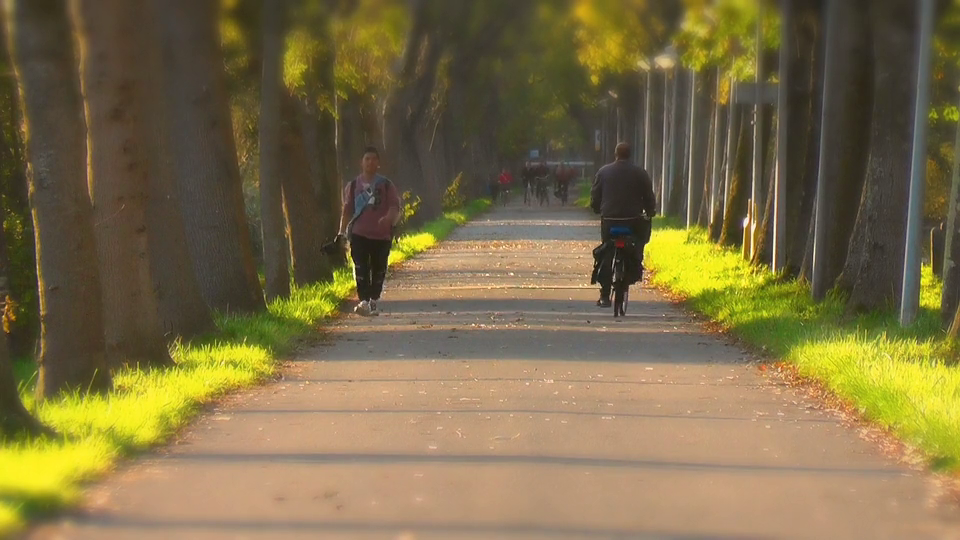
#> input picture frame 23 of tree_lined_lane_-_28499 (540p).mp4, 960 x 540 px
$ python video.py
#> lines starting #> are read from the running program, lines starting #| are printed output that depends on the picture; after the words box and inside, x2 and y2 are one past the last pixel; in counts of white or black regions, pixels touching at a corner belong together
#> further down, frame is the input picture: shape (540, 960, 3); mean B, G, R 70.5, 109.2, 124
### Model.py
#Import necessary libraries:
import cv2
import numpy as np
from imutils.object_detection import non_max_suppression


## Histogram of Oriented Gradients Detector
HOGCV = cv2.HOGDescriptor()
HOGCV.setSVMDetector(cv2.HOGDescriptor_getDefaultPeopleDetector())

def Detector(frame):
    ## USing Sliding window concept
    rects, weights = HOGCV.detectMultiScale(frame, winStride=(4, 4), padding=(8, 8), scale=1.03)
#> rects = [[317, 131, 110, 219], [562, 115, 120, 240]]; weights = [2.26, 2.32]
    rects = np.array([[x, y, x + w, y + h] for (x, y, w, h) in rects])
#> rects = [[317, 131, 427, 350], [562, 115, 682, 355]]
    pick = non_max_suppression(rects, probs=None, overlapThresh=0.65)
#> pick = [[562, 115, 682, 355], [317, 131, 427, 350]]
    background = np.zeros_like(frame)

    # Draw rectangles around detected people on the background
    c = 1
    for x, y, w, h in pick:
        cv2.rectangle(frame, (x, y), (w, h), (139, 34, 104), 2)
        cv2.rectangle(frame, (x, y - 20), (w,y), (139, 34, 104), -1)
        cv2.putText(frame, f'Detect{c}', (x, y), cv2.FONT_HERSHEY_SIMPLEX, 0.6, (255, 255, 255), 2)
        c += 1
#> this loop made 2 passes
#> (x, y, w, h, c) on passes 1 to 2: (562, 115, 682, 355, 2), (317, 131, 427, 350, 3)
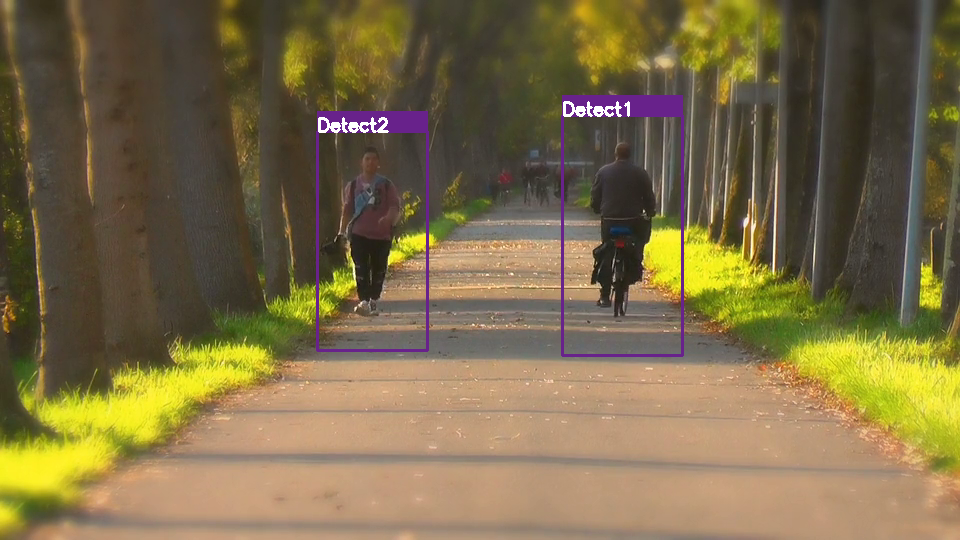
#> frame: shape (540, 960, 3); 1.65% of pixels changed, all inside (x1, y1, x2, y2) = (316, 95, 684, 357)
#> after the loop, c = 3

 # Display the number of people detected
    cv2.putText(frame, f'Captured : {c - 1}', (20, 450), cv2.FONT_HERSHEY_DUPLEX, 0.8, (255, 255,255), 2)
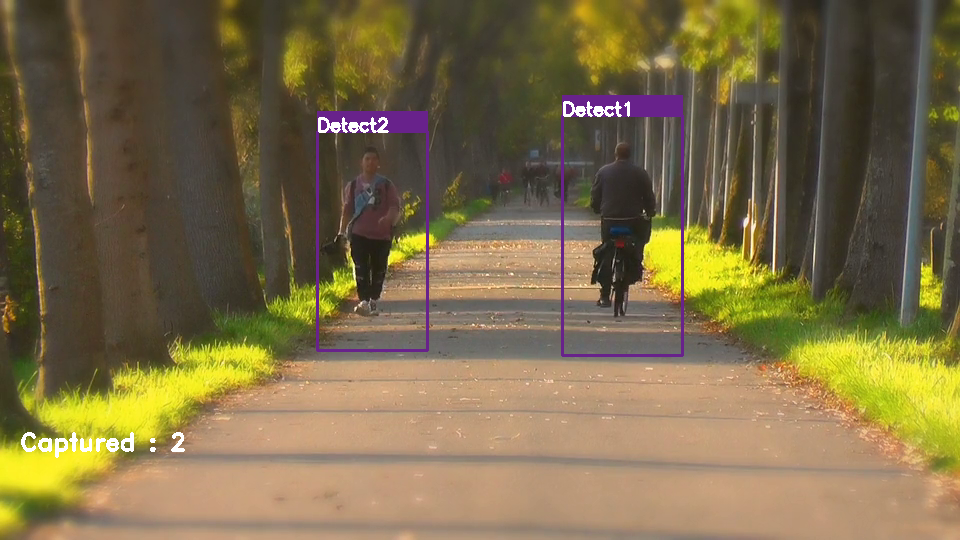
#> frame: shape (540, 960, 3); 0.23% of pixels changed, all inside (x1, y1, x2, y2) = (21, 432, 185, 458)
    cv2.imshow('output', frame)
    return frame

### video.py
import cv2
from Model import Detector

cap = cv2.VideoCapture('tree_lined_lane_-_28499 (540p).mp4')
while True:
    ret, frame = cap.read()
    # frame = cv2.resize(frame,(980,498))
    # frame = imutils.resize(frame, width=800)
    frame = Detector(frame)
    # out.write(frame)
    # cv2.resizeWindow('Car Detection System', 600, 600)
    k = cv2.waitKey(30) & 0xff
#> (key Esc is pressed here)
    if k == 27:
        break

cv2.destroyAllWindows()

$ run again, starting later in the video
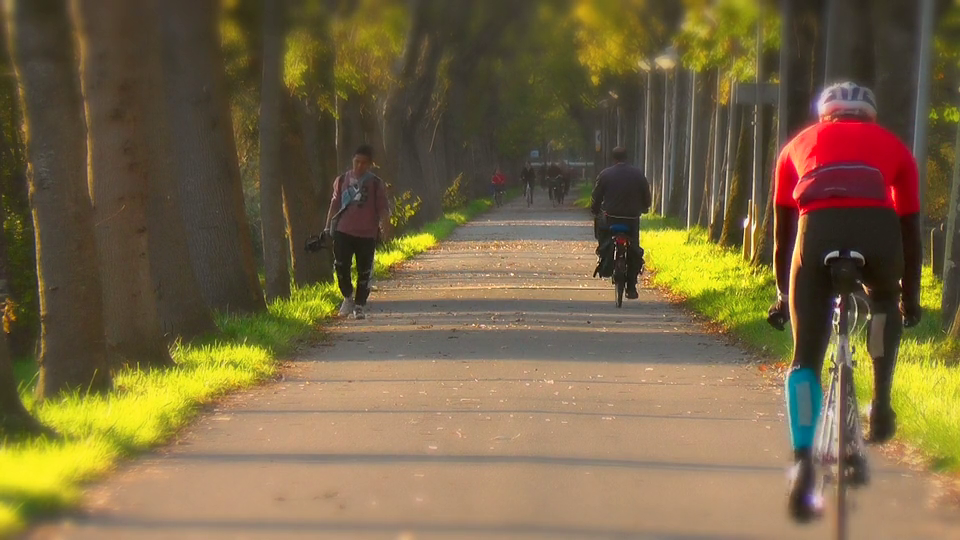
#> input picture frame 107 of tree_lined_lane_-_28499 (540p).mp4, 960 x 540 px
#> frame is the input picture: shape (540, 960, 3); mean B, G, R 67.9, 102.6, 120
#> in Detector, `rects, weights = HOGCV.detectMultiScale(frame, winStride=(4, 4), paddi..`: rects = [[304, 127, 110, 220], [568, 120, 110, 219], [720, 28, 240, 510]]; weights = [2.15, 1.29, 1.52]
#> in Detector, `rects = np.array([[x, y, x + w, y + h] for (x, y, w, h) in rects])`: rects = [[304, 127, 414, 347], [568, 120, 678, 339], [720, 28, 960, 538]]
#> pick = [[720, 28, 960, 538], [304, 127, 414, 347], [568, 120, 678, 339]]
#> the loop in Detector, `for x, y, w, h in pick:` made 3 passes
#> after the loop in Detector, `for x, y, w, h in pick:`:
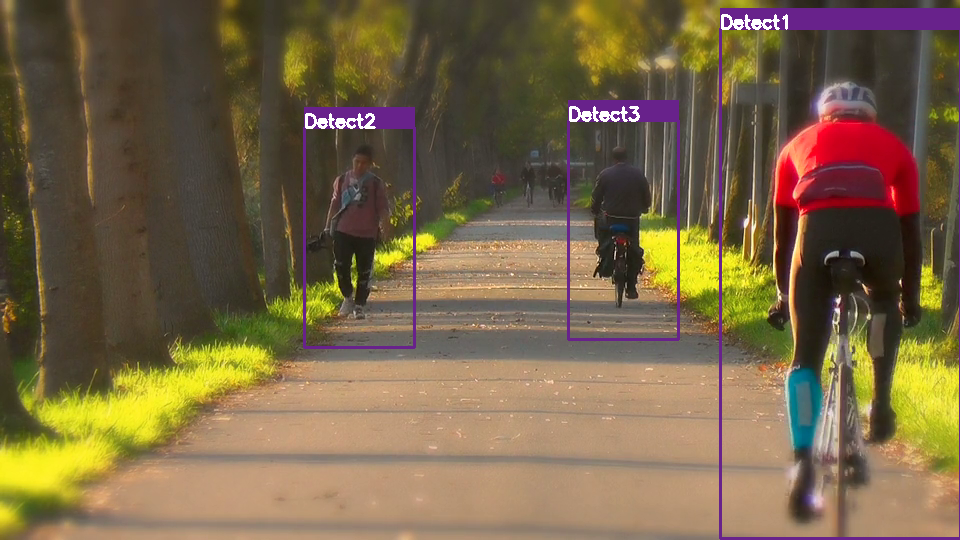
#> frame: shape (540, 960, 3); 3.12% of pixels changed, all inside (x1, y1, x2, y2) = (303, 8, 960, 540)
#> after the loop in Detector, `for x, y, w, h in pick:`: c = 4
#> in Detector, `cv2.putText(frame, f'Captured : {c - 1}', (20, 450), cv2.FONT_HERSHEY_..`:
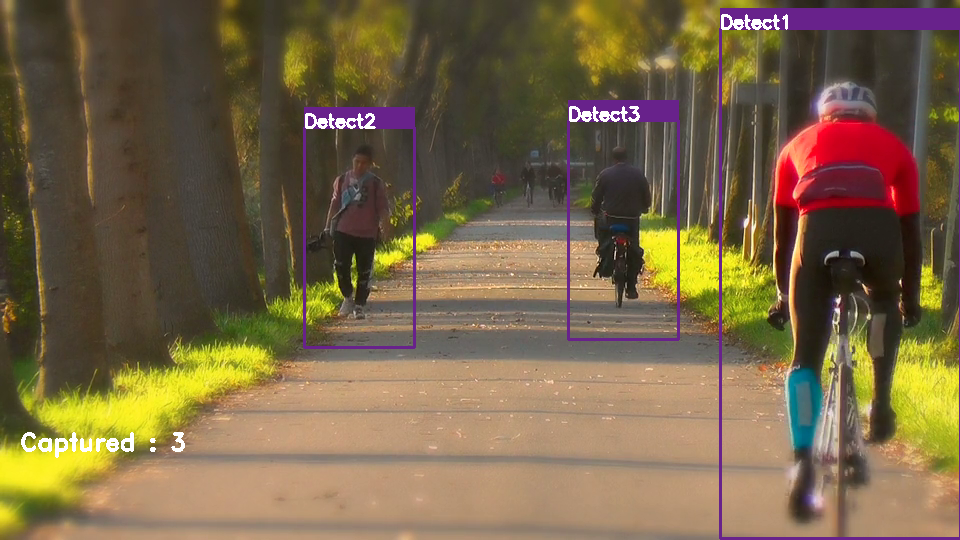
#> frame: shape (540, 960, 3); 0.23% of pixels changed, all inside (x1, y1, x2, y2) = (21, 432, 185, 458)

$ run again, starting later in the video
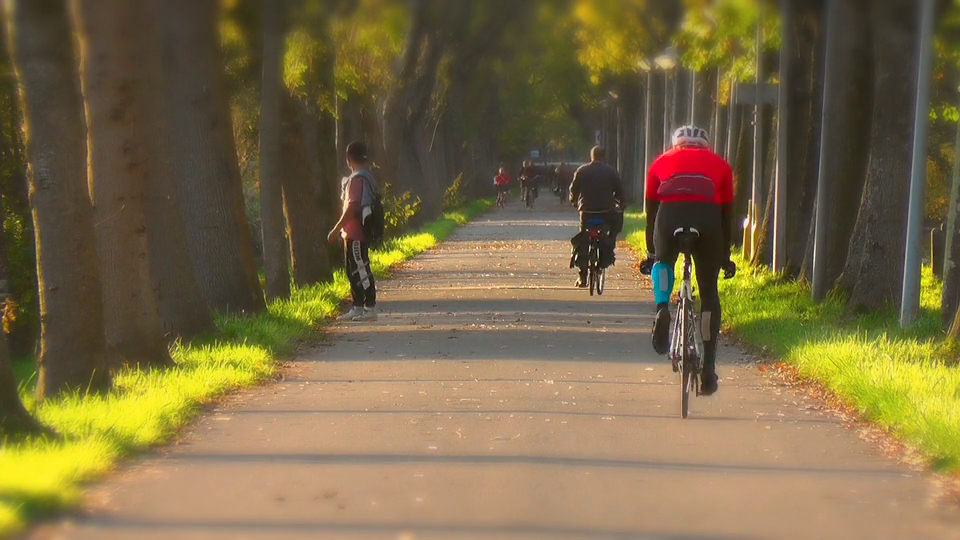
#> input picture frame 191 of tree_lined_lane_-_28499 (540p).mp4, 960 x 540 px
#> frame is the input picture: shape (540, 960, 3); mean B, G, R 69.1, 105.4, 121.3
#> in Detector, `rects, weights = HOGCV.detectMultiScale(frame, winStride=(4, 4), paddi..`: rects = [[626, 185, 127, 255], [546, 122, 104, 207], [303, 115, 116, 231]]; weights = [1.1, 2.66, 1.02]
#> in Detector, `rects = np.array([[x, y, x + w, y + h] for (x, y, w, h) in rects])`: rects = [[626, 185, 753, 440], [546, 122, 650, 329], [303, 115, 419, 346]]
#> pick = [[626, 185, 753, 440], [303, 115, 419, 346], [546, 122, 650, 329]]
#> the loop in Detector, `for x, y, w, h in pick:` made 3 passes
#> after the loop in Detector, `for x, y, w, h in pick:`:
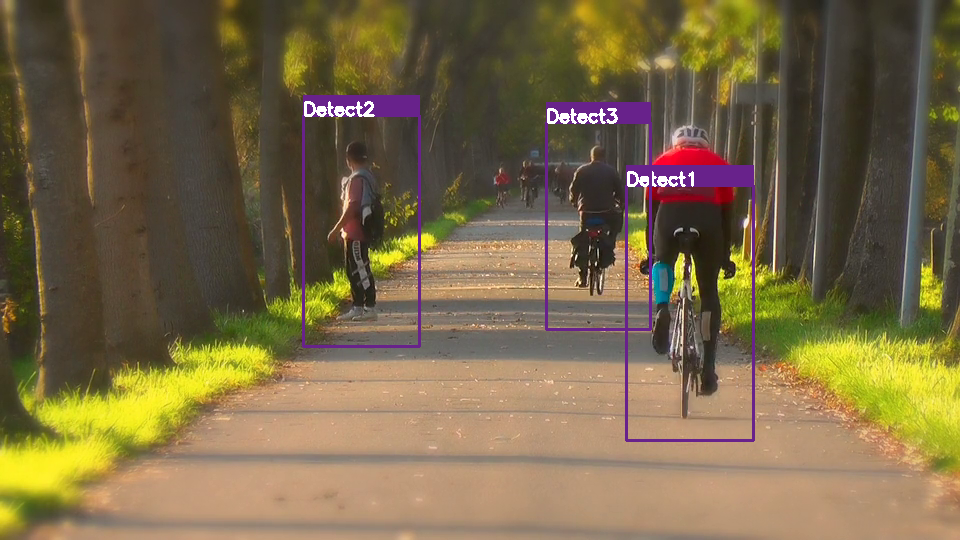
#> frame: shape (540, 960, 3); 2.47% of pixels changed, all inside (x1, y1, x2, y2) = (302, 95, 755, 442)
#> after the loop in Detector, `for x, y, w, h in pick:`: c = 4
#> in Detector, `cv2.putText(frame, f'Captured : {c - 1}', (20, 450), cv2.FONT_HERSHEY_..`:
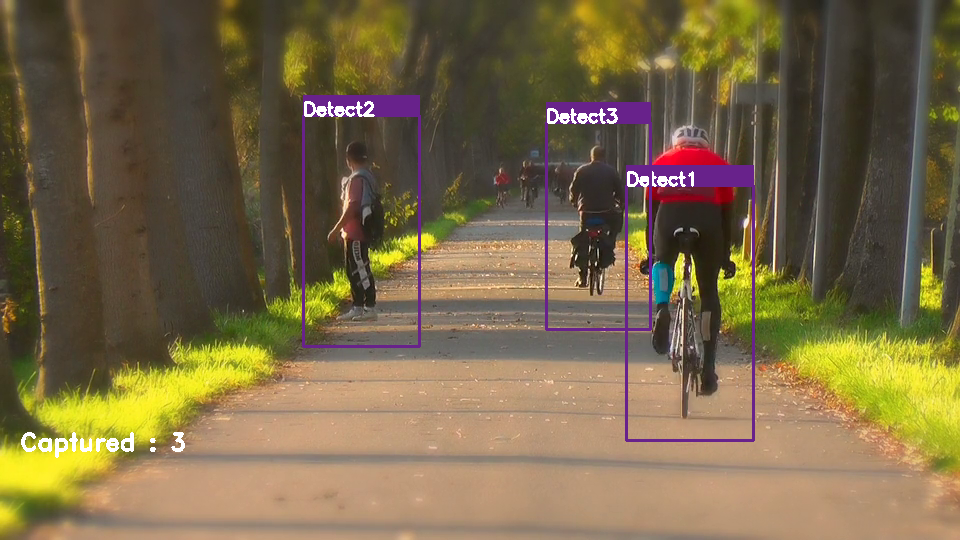
#> frame: shape (540, 960, 3); 0.23% of pixels changed, all inside (x1, y1, x2, y2) = (21, 432, 185, 458)
